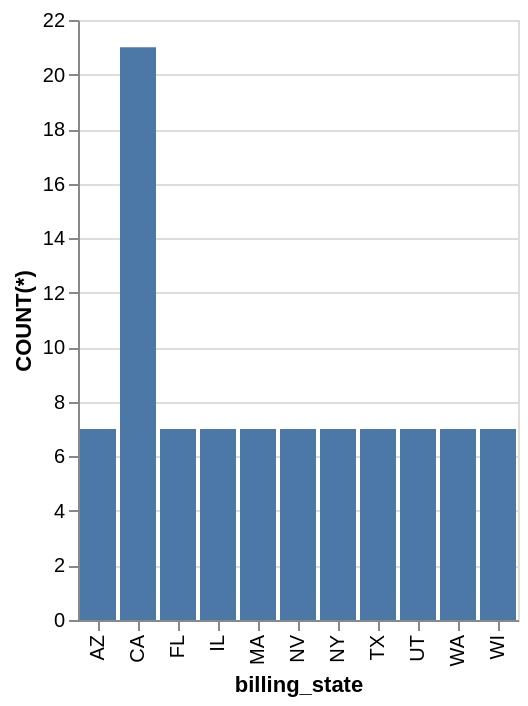

Vega-Lite specification stored for this chart:
### Vega-Lite specification from a JSON file in a GitHub repository (floating-point values rounded to 4 significant figures)
{"data": {"values": [{"x_data": "AZ", "y_data": 7}, {"x_data": "CA", "y_data": 21}, {"x_data": "FL", "y_data": 7}, {"x_data": "IL", "y_data": 7}, {"x_data": "MA", "y_data": 7}, {"x_data": "NV", "y_data": 7}, {"x_data": "NY", "y_data": 7}, {"x_data": "TX", "y_data": 7}, {"x_data": "UT", "y_data": 7}, {"x_data": "WA", "y_data": 7}, {"x_data": "WI", "y_data": 7}]}, "mark": "bar", "encoding": {"x": {"field": "x_data", "type": "nominal", "title": "billing_state", "sort": "ascending"}, "y": {"field": "y_data", "type": "quantitative", "title": "COUNT(*)"}}}
